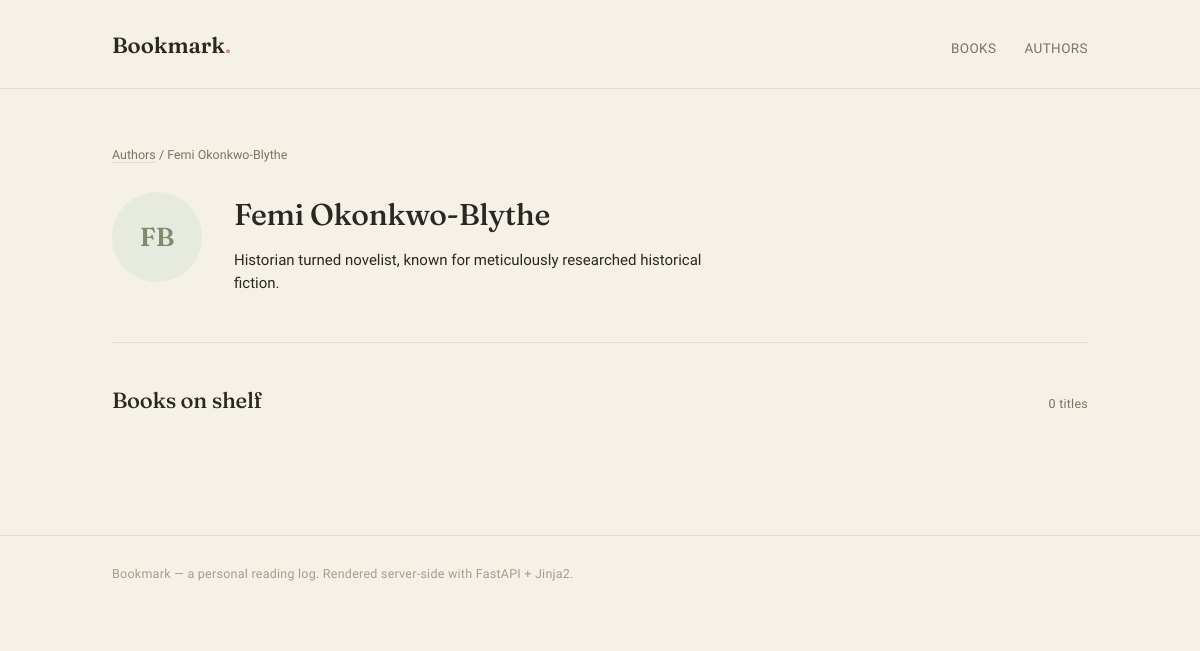
Page /authors/2 on the earlier database version.
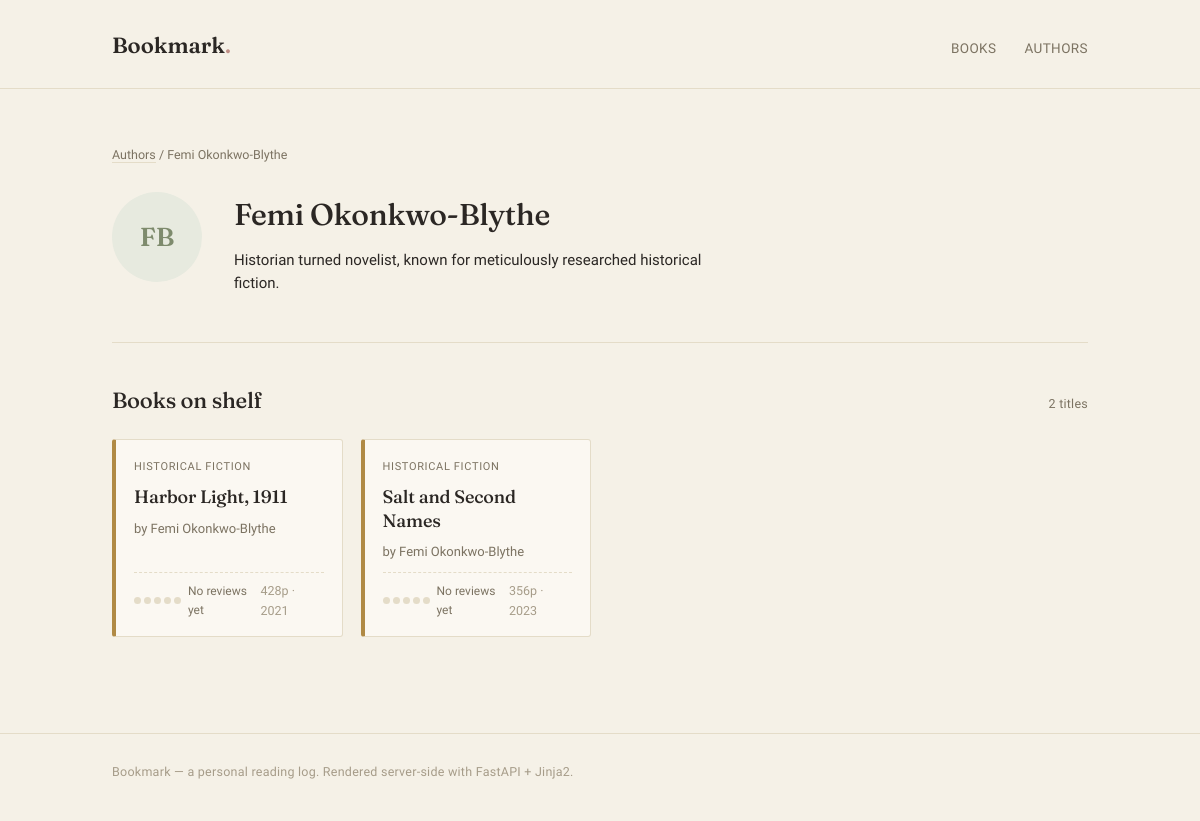
Same page on the later database version.
### models.py (models this page shows)
class Author(Base):
    __tablename__ = "authors"
    id: Mapped[int] = mapped_column(primary_key=True, index=True)
    name: Mapped[str] = mapped_column(String(100), nullable=False)
    bio: Mapped[str | None] = mapped_column(String(500), nullable=True)
    initials: Mapped[str | None] = mapped_column(String(10), nullable=True)
    books: Mapped[list["Book"]] = relationship(back_populates="author", cascade="all, delete-orphan")

class Book(Base):
    __tablename__ = 'books'
    id: Mapped[int] = mapped_column(Integer, primary_key=True, index=True)
    title: Mapped[str] = mapped_column(String(200), nullable=False)
    genre: Mapped[str] = mapped_column(String(200), nullable=False)
    pages: Mapped[int] = mapped_column(Integer, nullable=False)
    year: Mapped[int] = mapped_column(Integer, nullable=False)
    description: Mapped[str | None] = mapped_column(Text, nullable=True)
    author_id: Mapped[int] = mapped_column(ForeignKey("authors.id"), nullable=False)        # Foreign Key
    author: Mapped["Author"] = relationship(back_populates="books")
    reviews: Mapped[list["Review"]] = relationship(back_populates="book", cascade="all, delete-orphan")

### main.py (the view)
@app.get("/authors/{author_id}", include_in_schema=False)
def get_author(request: Request, author_id: int, db: Annotated[Session, Depends(get_db)]):
    result = db.execute(
        select(models.Author).where(models.Author.id == author_id)
    )
    author = result.scalars().first()
    if not author:
        raise HTTPException(status_code=status.HTTP_404_NOT_FOUND, detail="Author not found.")
    result = db.execute(
        select(models.Book).where(models.Book.author_id == author_id)
    )
    books = result.scalars().all()
    return templates.TemplateResponse(
        request,
        "author.html",
        {"author": author, "books": books}
    )

### templates/author.html (shortened to what this page needs)
{% extends "base.html" %}
{% block content %}
{% set genre_tone = {
  'Fiction': 'sage',
  'Historical Fiction': 'ochre',
  'Poetry': 'rose',
  'Essays': 'rose',
  'Nonfiction': 'slate',
  'Fantasy': 'plum'
} %}
<div class="wrap">
  <div class="breadcrumb"><a href="{{ url_for('authors_page') }}">Authors</a> / {{ author.name }}</div>
  <div class="detail-head" style="grid-template-columns: 90px 1fr;">
    <span class="avatar" style="width:90px; height:90px; font-size:26px;">{{ author.initials }}</span>
    <div>
      <h1>{{ author.name }}</h1>
      <p class="desc" style="margin-top:10px;">{{ author.bio }}</p>
    </div>
  </div>
  <div class="section-head" style="margin-top:40px;">
    <h2>Books on shelf</h2>
    <span class="count-tag">{{ books|length }} title{{ "" if books|length == 1 else "s" }}</span>
  </div>
  <div class="grid">
    {% for book in books %}
      {% set review_count = book.reviews|length %}
      {% set avg = (book.reviews | sum(attribute='rating') / review_count) if review_count > 0 else None %}
      {% set rounded = avg|round(0, 'common')|int if avg else 0 %}
      <a class="card tone-{{ genre_tone.get(book.genre, 'sage') }}" href="/books/{{ book.id }}">
        <span class="tag-genre">{{ book.genre }}</span>
        <h3>{{ book.title }}</h3>
        <span class="by">by {{ author.name }}</span>
        <div class="meta">
          <span class="rating-line">
            <span class="dots">
              {% for i in range(1, 6) %}
                <span class="dot {{ 'filled' if i <= rounded else '' }}"></span>
              {% endfor %}
            </span>
            {% if avg %}
              <span class="num">{{ "%.1f"|format(avg) }}</span>
              <span>({{ review_count }})</span>
            {% else %}
              <span>No reviews yet</span>
            {% endif %}
          </span>
          <span>{{ book.pages }}p · {{ book.year }}</span>
        </div>
      </a>
    {% endfor %}
  </div>
</div>
{% endblock %}

### templates/base.html (shortened to what this page needs)
<!DOCTYPE html>
<html lang="en">
<head>
<link rel="stylesheet" href="{{ url_for('static', path='css/style.css') }}">
</head>
<body>
<header class="site">
  <div class="wrap">
    <div class="wordmark"><a href="{{ url_for('home') }}">Bookmark<span class="dot">.</span></a></div>
    <nav class="primary">
      <a href="{{ url_for('home') }}" aria-current="{{ 'page' if active == 'books' else 'false' }}">Books</a>
      <a href="{{ url_for('authors_page') }}" aria-current="{{ 'page' if active == 'authors' else 'false' }}">Authors</a>
    </nav>
  </div>
</header>
<main>
  {% block content %}{% endblock %}
</main>
<footer class="site">
  <div class="wrap">Bookmark — a personal reading log. Rendered server-side with FastAPI + Jinja2.</div>
</footer>
</body>
</html>

### static/css/style.css (style rules this page uses)
:root { --ivory: #F5F1E7; --paper: #FBF8F2; --ink: #2B2724; --taupe: #7C7362; --taupe-light: #A69C89; --line: #E4DCC8; --sage: #7E8B6D; --sage-soft: #E7EADF; --rose: #C08F86; --rose-soft: #F3E3DF; --ochre: #B08A45; --ochre-soft: #EFE4CD; --slate: #6E7C8C; --slate-soft: #E1E6EA; --plum: #8B6E82; --plum-soft: #EBE0E7; --radius: 3px; --shadow: 0 1px 2px rgba(43, 39, 36, 0.05), 0 8px 24px -12px rgba(43, 39, 36, 0.12); }
* { box-sizing: border-box; }
html { scroll-behavior: smooth; }
body { margin: 0; background: var(--ivory); color: var(--ink); font-family: 'Work Sans', sans-serif; font-size: 15px; line-height: 1.55; -webkit-font-smoothing: antialiased; }
h1, h2, h3, .display { font-family: 'Fraunces', serif; font-weight: 500; letter-spacing: -0.01em; margin: 0; }
a { color: inherit; text-decoration: none; }
.wrap { max-width: 1040px; margin: 0 auto; padding: 0 32px; }
header.site { padding: 28px 0 24px; border-bottom: 1px solid var(--line); }
header.site .wrap { display: flex; align-items: baseline; justify-content: space-between; gap: 24px; flex-wrap: wrap; }
.wordmark { font-family: 'Fraunces', serif; font-size: 22px; font-weight: 600; display: flex; align-items: baseline; gap: 8px; }
.wordmark .dot { color: var(--rose); }
nav.primary { display: flex; gap: 28px; font-size: 13.5px; letter-spacing: 0.03em; text-transform: uppercase; color: var(--taupe); }
nav.primary a { padding-bottom: 4px; border-bottom: 1px solid transparent; transition: color 0.15s ease, border-color 0.15s ease; }
main { padding: 56px 0 96px; }
footer.site { border-top: 1px solid var(--line); padding: 28px 0 40px; color: var(--taupe-light); font-size: 12.5px; letter-spacing: 0.02em; }
.tone-ochre { background: var(--ochre); }
.section-head { display: flex; align-items: baseline; justify-content: space-between; margin-bottom: 22px; }
.section-head h2 { font-size: 22px; }
.count-tag { font-size: 12.5px; color: var(--taupe); letter-spacing: 0.02em; }
.grid { display: grid; grid-template-columns: repeat(auto-fill, minmax(220px, 1fr)); gap: 18px; }
.card { background: var(--paper); border: 1px solid var(--line); border-radius: var(--radius); padding: 18px 18px 16px; display: flex; flex-direction: column; gap: 10px; transition: box-shadow 0.15s ease, transform 0.15s ease, border-color 0.15s ease; position: relative; border-left: 4px solid transparent; }
.card .tag-genre { font-size: 11px; letter-spacing: 0.06em; text-transform: uppercase; color: var(--taupe); }
.card h3 { font-size: 18px; line-height: 1.3; }
.card .by { font-size: 13px; color: var(--taupe); }
.card .meta { margin-top: auto; display: flex; align-items: center; justify-content: space-between; font-size: 12.5px; color: var(--taupe-light); padding-top: 8px; border-top: 1px dashed var(--line); }
.card.tone-ochre { border-left-color: var(--ochre); }
.dots { display: inline-flex; gap: 3px; align-items: center; }
.dots .dot { width: 7px; height: 7px; border-radius: 50%; background: var(--line); }
.rating-line { display: flex; align-items: center; gap: 7px; font-size: 12px; color: var(--taupe); }
.avatar { width: 46px; height: 46px; border-radius: 50%; background: var(--sage-soft); color: var(--sage); display: flex; align-items: center; justify-content: center; font-family: 'Fraunces', serif; font-weight: 600; font-size: 15px; flex: 0 0 auto; }
.breadcrumb { font-size: 12.5px; color: var(--taupe); margin-bottom: 28px; }
.breadcrumb a { border-bottom: 1px solid var(--line); }
.detail-head { display: grid; grid-template-columns: 150px 1fr; gap: 32px; align-items: flex-start; padding-bottom: 32px; border-bottom: 1px solid var(--line); }
.detail-head h1 { font-size: 30px; margin-bottom: 6px; }
.desc { max-width: 60ch; color: var(--ink); font-size: 15px; }

Differences in the rows shown:
added Book: genre "HISTORICAL FICTION", title "Harbor Light, 1911", {{ author.name }} "Femi Okonkwo-Blythe", pages "428", year "2021"
added Book: genre "HISTORICAL FICTION", title "Salt and Second Names", {{ author.name }} "Femi Okonkwo-Blythe", pages "356", year "2023"
Other differences:
{{ books|length }}: "0" → "2"
